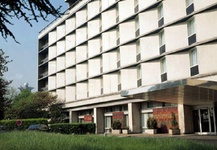
#> input picture HW1/building.jpg, 217 x 150 px, shrunk from 868 x 600 before the run
$ python corner.py   (older library calls are emulated)
#> lines starting #> are read from the running program, lines starting #| are printed output that depends on the picture
import os
import skimage
from scipy import ndimage as ndi
import pylab
from matplotlib import pyplot as plt
from numpy import linalg as LA
import numpy as np
import math
from skimage import data
from skimage.color import rgb2grey
from skimage import filters
from skimage import io
from scipy.signal import convolve2d

def filter_x(size, sigma):
    f = np.zeros([size * 2 + 1,size * 2 + 1])
    for i in range(-size, size + 1) :
        for j in range(-size, size + 1) :
            f[i + size][j + size] = (-i / (2 * math.pi * (sigma ** 4))) * math.exp(-(i*i + j*j)/2 / (sigma**2)) * 100
    return f

def filter_y(size, sigma):
    f = np.zeros([size * 2 + 1,size * 2 + 1])
    for i in range(-size, size + 1) :
        for j in range(-size, size + 1) :
            f[i + size][j + size] = (-j / (2 * math.pi * (sigma ** 4))) * math.exp(-(i*i + j*j)/2 / (sigma**2)) * 100
    return f

filename = input("The file you want to test: ")
#> the answer given: building.jpg
T = float(input("The corner threshold: "))
#> the answer given: 100
image = io.imread(filename)
#> image is the input picture: shape (150, 217, 3); mean R, G, B 142.9, 143.6, 133.7
image=skimage.img_as_float(image)
image_grey = rgb2grey(image)
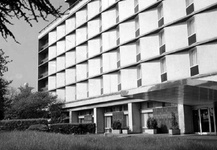
#> image_grey: shape (150, 217) float64; min 0, max 1, mean 0.56

gaussian_x = filter_x(2, 3)
gaussian_y = filter_y(2, 3)
image_x = convolve2d(image_grey, gaussian_x)
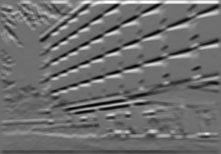
#> image_x: shape (154, 221) float64; min -1.71, max 2.23, mean -3.34e-18; drawn with min black and max white
image_y = convolve2d(image_grey, gaussian_y)
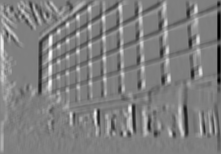
#> image_y: shape (154, 221) float64; min -2.01, max 2, mean 4.05e-19; drawn with min black and max white
image_C = np.zeros(image_grey.shape)
image_removed = np.ones(image_grey.shape)
corners = np.zeros(image_grey.shape)

dtype = [('x', int), ('y', int), ('value', float)]
ini = [(0, 0, 0)]
li = np.array(ini, dtype=dtype)

for i in range(4, image_grey.shape[0] - 4) :
    for j in range(4, image_grey.shape[1] - 4) :
        val1 = 0.0
        val2 = 0.0
        val3 = 0.0
        for p in range(-4, 5) :
            for q in range(-4, 5):
                val1 += image_x[i+p][j+q] * image_x[i+p][j+q]
                val2 += image_x[i+p][j+q] * image_y[i+p][j+q]
                val3 += image_y[i+p][j+q] * image_y[i+p][j+q]
        mat = np.array([[val1/81, val2/81] ,[val2/81, val3/81]])
        value, v = LA.eig(mat)
        result = np.sort(np.absolute(value))[0]
        if result > T:
            image_removed[i][j] = 0
            li = np.append(li, np.array([(i,j,result)], dtype=li.dtype))
#> image_removed: shape (150, 217) float64; every value is 1

coords = np.array([[0, 0]])
li = np.sort(li, order = 'value')[::-1]
size = 0
for i in range(0, li.shape[0]) :
    if image_removed[li[i][0]][li[i][1]] == 1 :
        continue
    elif li[i][0] < 20 and li[i][1] < 20 :
        continue
    else :
        coords = np.append(coords,[[li[i][0], li[i][1]]], axis=0)
        size += 1
        for p in range(-10, 10) :
            for q in range(-10, 10) :
                image_removed[li[i][0] + p][li[i][1] + q] = 1
#> after the loop, size = 0

coords = np.delete(coords, 0, 0)
fig, ax = plt.subplots()
ax.imshow(image)
ax.plot(coords[:, 1], coords[:, 0], '+r', markersize=10)
plt.show()
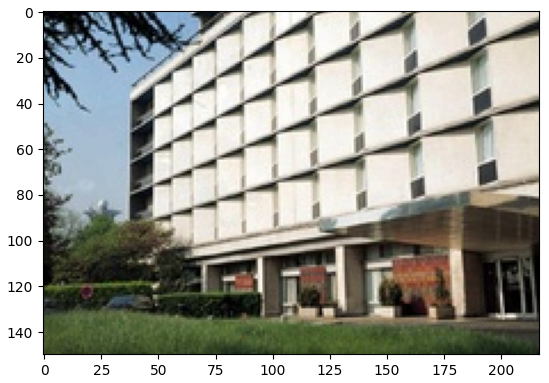
#> figure drawn by matplotlib, 1 panel
